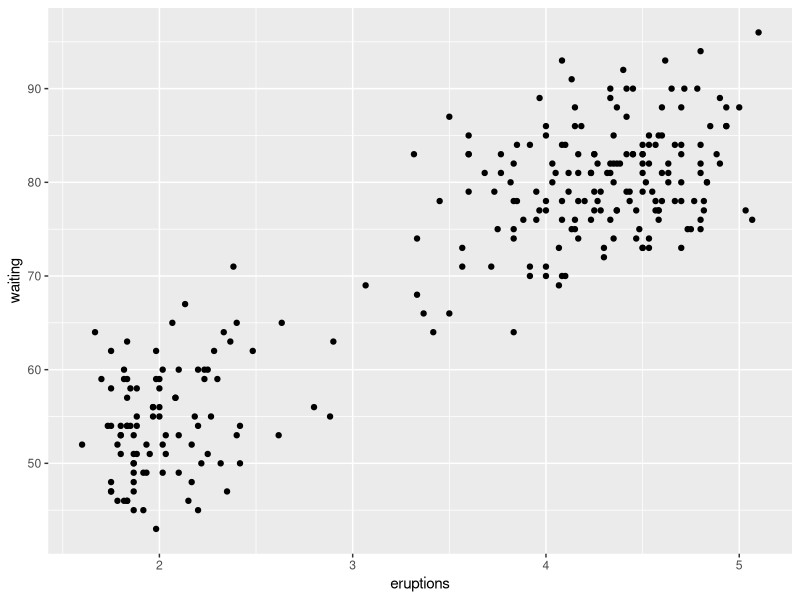
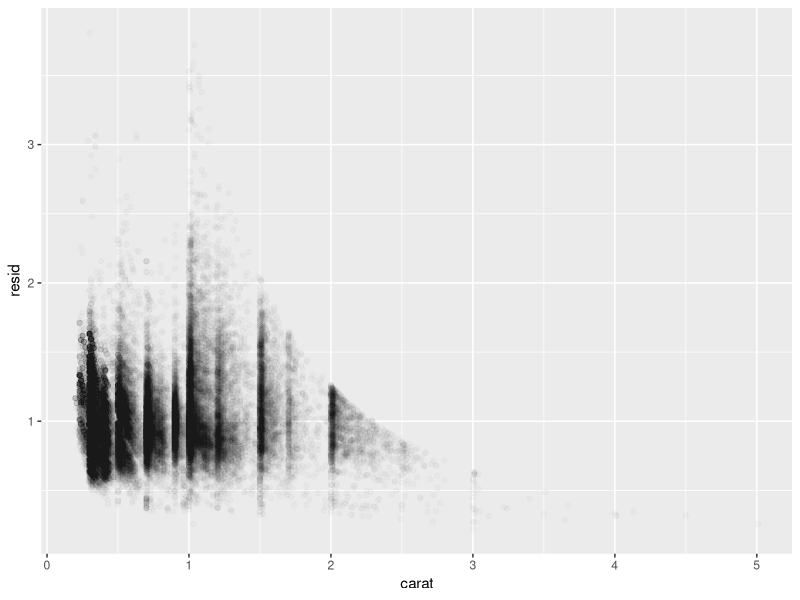
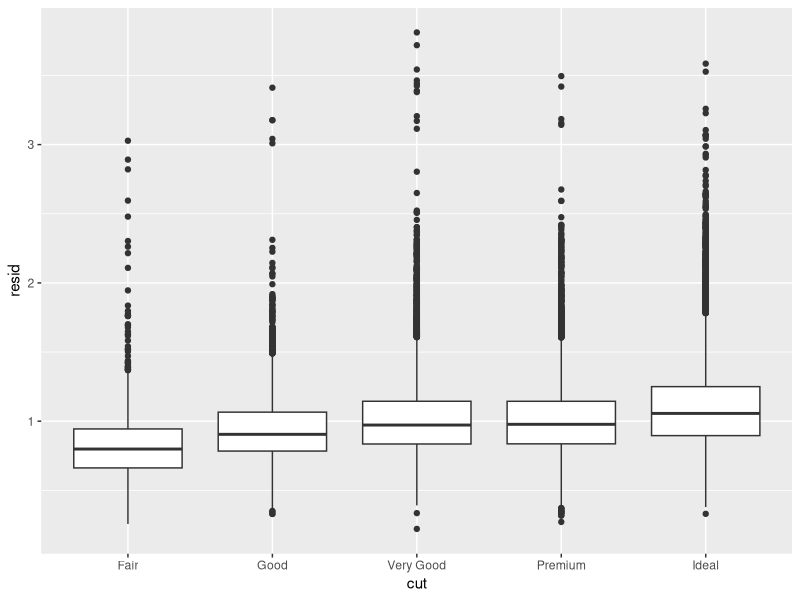

The R script that drew these images, in order:
library(tidyverse)

ggplot(data=faithful) +
  geom_point(aes(x=eruptions, y=waiting))

glimpse(faithful)

library(modelr)

mod <- lm(log(price) ~ log(carat), data=diamonds)

diamonds2 <- diamonds %>% add_residuals(mod) %>%
  mutate(resid = exp(resid))

#?exp()

ggplot(data = diamonds2) + 
  geom_point(mapping = aes(x = carat, y = resid), alpha=1/50)

ggplot(data=diamonds2) +
  geom_boxplot(mapping=aes(x = cut, y = resid))
